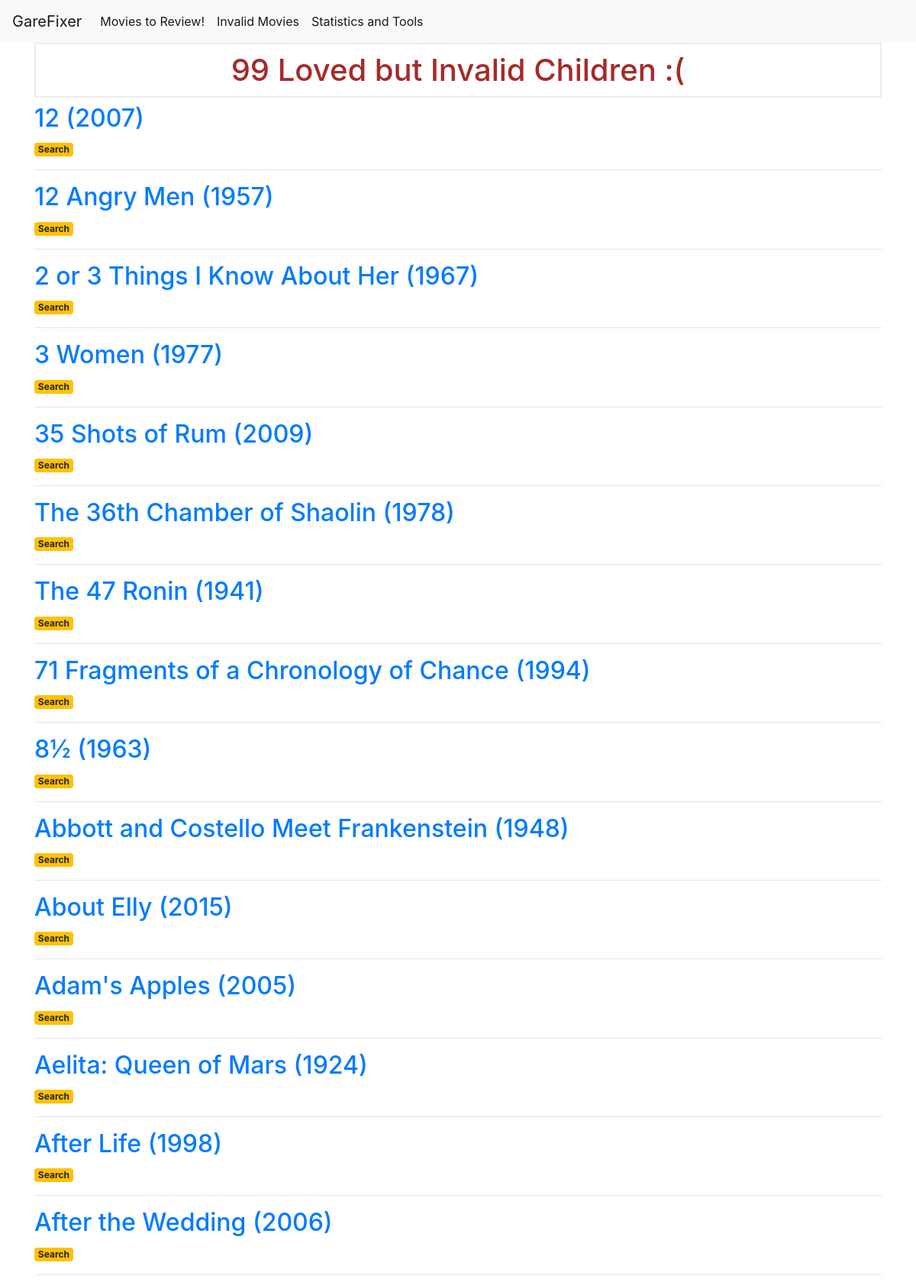
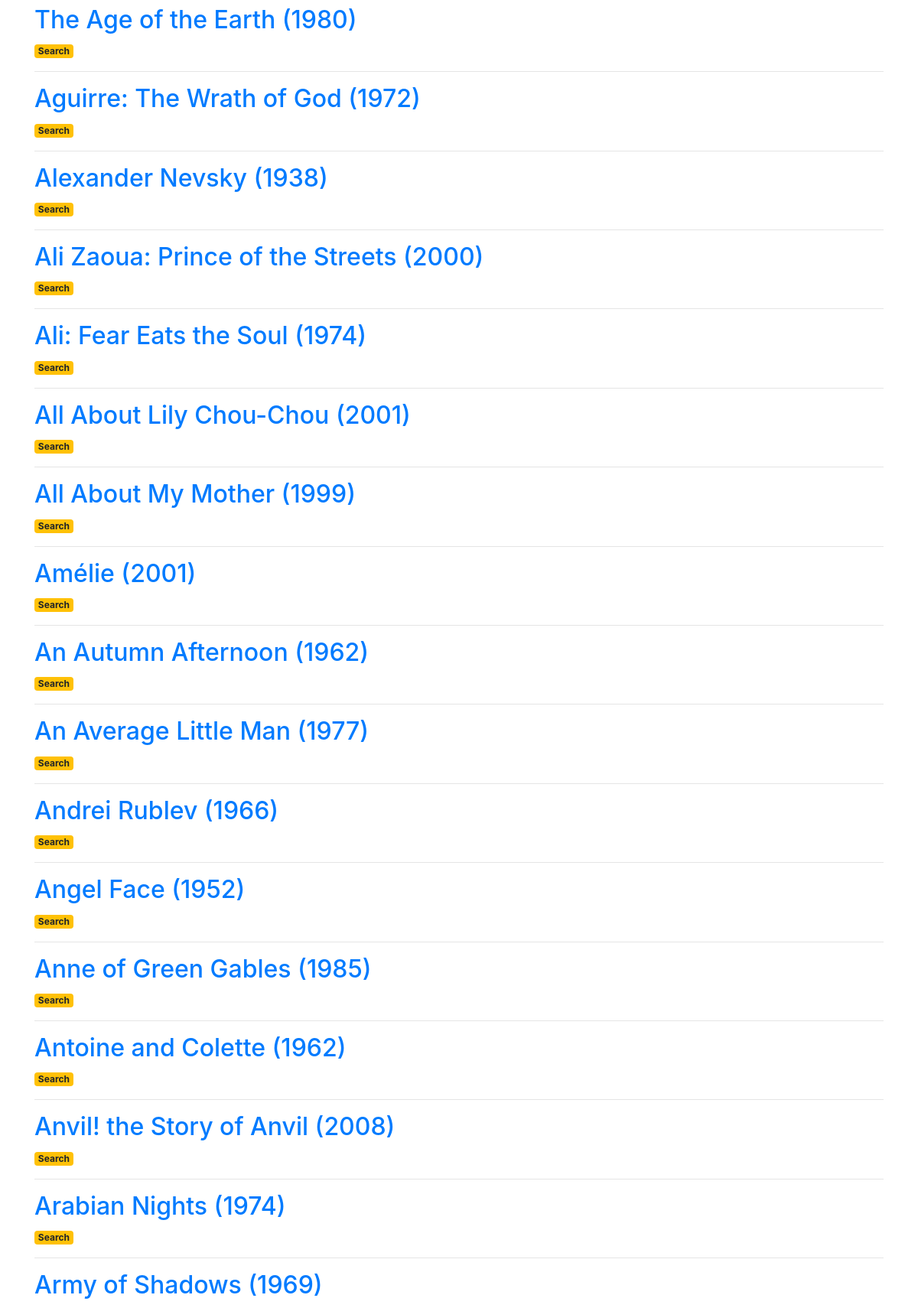
The app's page /invalid (upper part) with its own data (2 pictures, top to bottom).
### tables this page shows
CREATE TABLE Movies (
            id INTEGER PRIMARY KEY,
            title TEXT NOT NULL,
            year INTEGER,
            imdb_id TEXT,
            tmdb_id TEXT,
            UNIQUE(title, year)
        );

### movieapp.py (the view)
@app.route('/invalid')
def invalid():
    return render_template('invalid.html', invalid_movies=get_invalid_movies())

### BackendCaller.py (called while the page is built)
def safe(func):
    def db_call(*args, **kwargs):
        db = mdb.MoviesDB()
        thing = func(db, *args, **kwargs)
        db.close()
        if thing is None:
            raise Exception("DB function returned None")
        return thing
    return db_call

def make_query(sql_string):
    def query_wrapper(db, *args):
        return db.query(sql_string, *args)
    return query_wrapper

### MoviesDB.py (called while the page is built)
    def __del__(self):
        if self.conn is not None:
            self.conn.close()

    def close(self):
        if self.conn is not None:
            self.conn.close()
            self.conn = None

    def query(self, sql_string, *args):
        if self.conn is None:
            return
        self.conn.row_factory = sqlite3.Row
        cur = self.conn.cursor()
        cur.execute(sql_string, args)
        return cur.fetchall()

### templates/invalid.html
{% extends 'base.html' %}
{% block content %}
    <h1>{% block title %} {{invalid_movies|length()}}  Loved but Invalid Children :(  {% endblock %}</h1>
    {% for movie in invalid_movies %}
        <a href="{{ url_for('movie', movie_id=movie['id']) }}">
            <h2>{{ movie.title }} ({{ movie.year }}) </h2>
        </a>
        <a href="{{ url_for('search', movie_id=movie['id']) }}">
            <span class="badge badge-warning">Search</span>
        </a>
        <hr>
        {% endfor %}
{% endblock %}

### static/css/style.css (style rules this page uses)
h1 { border: 2px #eee solid; color: brown; text-align: center; padding: 10px; }

### records on screen
Movies: title "12", year "2007"
Movies: title "12 Angry Men", year "1957"
Movies: title "2 or 3 Things I Know About Her", year "1967"
Movies: title "3 Women", year "1977"
Movies: title "35 Shots of Rum", year "2009"
Movies: title "The 36th Chamber of Shaolin", year "1978"
Movies: title "The 47 Ronin", year "1941"
Movies: title "71 Fragments of a Chronology of Chance", year "1994"
Movies: title "8½", year "1963"
Movies: title "Abbott and Costello Meet Frankenstein", year "1948"
Movies: title "About Elly", year "2015"
Movies: title "Adam's Apples", year "2005"
Movies: title "Aelita: Queen of Mars", year "1924"
Movies: title "After Life", year "1998"
Movies: title "After the Wedding", year "2006"
Movies: title "The Age of the Earth", year "1980"
Movies: title "Aguirre: The Wrath of God", year "1972"
Movies: title "Alexander Nevsky", year "1938"
Movies: title "Ali Zaoua: Prince of the Streets", year "2000"
Movies: title "Ali: Fear Eats the Soul", year "1974"
Movies: title "All About Lily Chou-Chou", year "2001"
Movies: title "All About My Mother", year "1999"
Movies: title "Amélie", year "2001"
Movies: title "An Autumn Afternoon", year "1962"
Movies: title "An Average Little Man", year "1977"
Movies: title "Andrei Rublev", year "1966"
Movies: title "Angel Face", year "1952"
Movies: title "Anne of Green Gables", year "1985"
Movies: title "Antoine and Colette", year "1962"
Movies: title "Anvil! the Story of Anvil", year "2008"
Movies: title "Arabian Nights", year "1974"
Movies: title "Army of Shadows", year "1969"

### other values on screen
{{ invalid_movies|length() }} "99"
